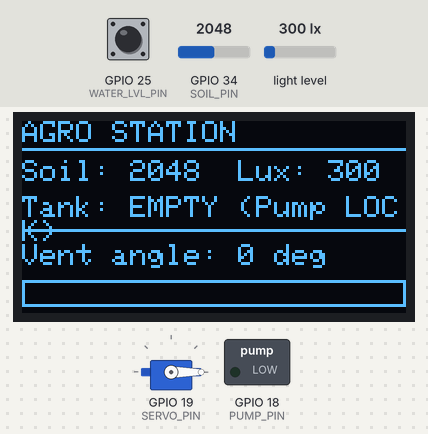
Bench run of a program on a simulated ESP32. Shown: 128×64 one-colour display, servo, switched loads named in the program (green lamp = pin HIGH). Wiring (inferred from the names in the program): servo: signal GPIO 19. The test bench sets the inputs (shaded band); at power-on: GPIO 25 (WATER_LVL_PIN) HIGH, light level 300 lx, GPIO 34 (SOIL_PIN) = 2048. Servo pulses on a pin are drawn as a servo (544–2400 µs = 0–180°); pins used as bus, display or sensor lines are not drawn; what the program prints to the serial monitor is not drawn.

Above: at 2.2 s.
2.3 s: GPIO 25 (WATER_LVL_PIN) pulled LOW for 0.3 s
At 2.7 s:
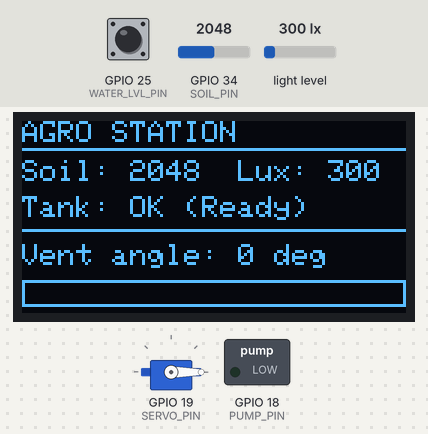
5.6 s: GPIO 25 (WATER_LVL_PIN) pulled LOW for 1 s
At 6.6 s:
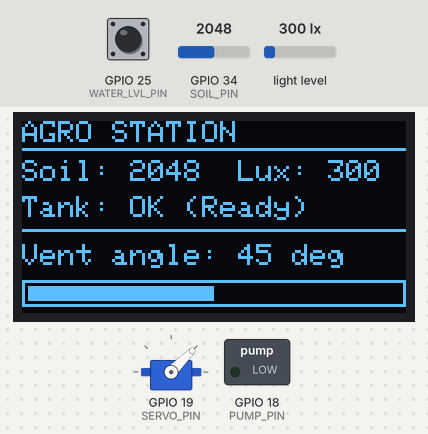
8.3 s: light level set to 40 lx
At 9.1 s:
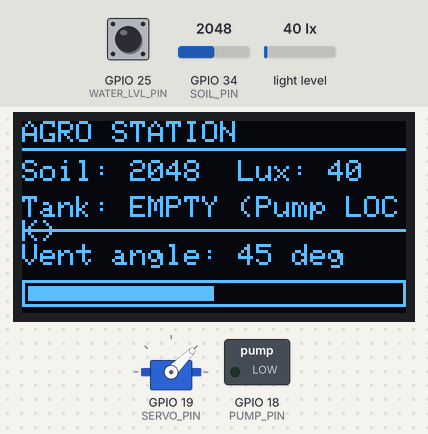
11.3 s: GPIO 25 (WATER_LVL_PIN) pulled LOW for 3.2 s
At 12.6 s:
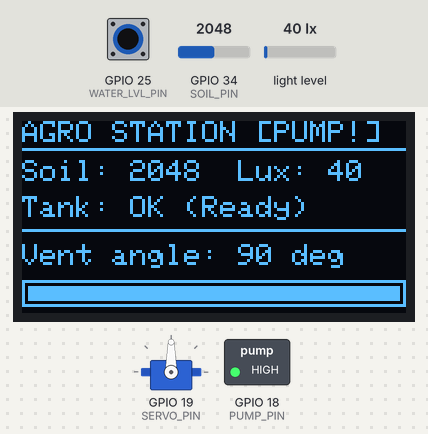
16.0 s: GPIO 34 (SOIL_PIN) set to 1460
At 16.9 s:
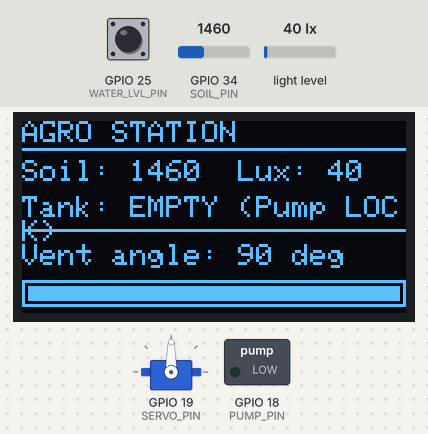
19.0 s: light level set to 500 lx
At 20.4 s:
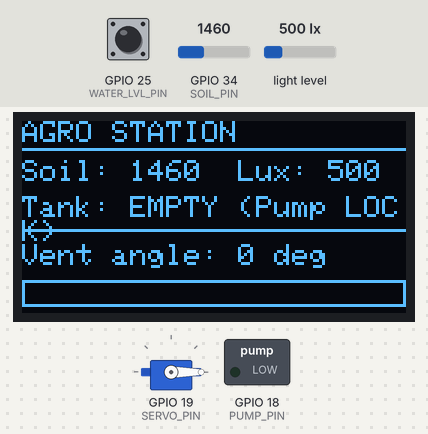
Timing chart, 0 to 22.0 s (numbered marks = the images above; inputs shaded):
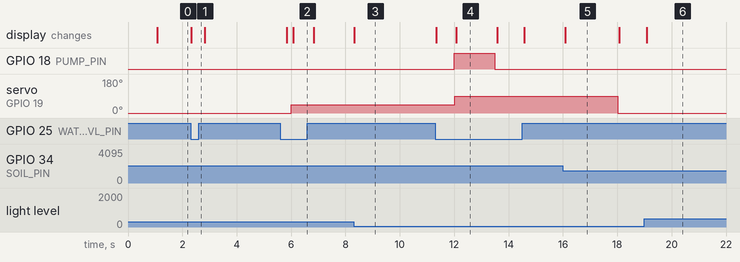

Measured:
- after the input at 2.3 s, the display: changes at once (image 1)
- after the input at 5.6 s, the display: first changes after 0.23 s (image 2 shows a later state)
- after the input at 8.3 s, the display: changes at once (image 3)
- after the input at 11.3 s, GPIO 18 (PUMP_PIN): LOW → HIGH after 0.70 s, → LOW 1.5 s later; the display: first changes at once (image 4 shows a later state)
- after the input at 16.0 s, the display: changes after 0.08 s (image 5)
- after the input at 19.0 s, the display: changes after 0.08 s (image 6)
- what the display in image 4 shows lasts 1.5 s, from 12.1 s to 13.6 s

The program:

main.cpp
```cpp
#include <Arduino.h>
#include <Wire.h>
#include <Adafruit_GFX.h>
#include <Adafruit_SSD1306.h>
#include <BH1750.h>

#define SCREEN_WIDTH 128
#define SCREEN_HEIGHT 64
#define OLED_RESET -1
#define SCREEN_ADDRESS 0x3C

// Пины подключенных модулей
#define SOIL_PIN 34      // Влажность почвы (ADC1)
#define WATER_LVL_PIN 25 // Поплавок (LOW = вода есть, HIGH = пусто)
#define SERVO_PIN 19     // Сервопривод SG90
#define PUMP_PIN 18      // Модуль D4184 (помпа)

Adafruit_SSD1306 display(SCREEN_WIDTH, SCREEN_HEIGHT, &Wire, OLED_RESET);
BH1750 lightMeter;

bool hasLightSensor = false;
int targetAngle = 0;
int soilValue = 0;
float luxValue = 0;
bool isTankEmpty = false;
bool isPumpActive = false;

unsigned long lastServoPulse = 0;
unsigned long lastDisplayUpdate = 0;
unsigned long lastCycleStep = 0;
unsigned long pumpStartTime = 0;

void sendServoPulse(int angle)
{
  int pulseWidthUs = map(angle, 0, 180, 550, 2400);
  digitalWrite(SERVO_PIN, HIGH);
  delayMicroseconds(pulseWidthUs);
  digitalWrite(SERVO_PIN, LOW);
}

void renderOLED()
{
  display.clearDisplay();
  display.setTextSize(1);
  display.setTextColor(SSD1306_WHITE);

  // Шапка
  display.setCursor(0, 0);
  display.print("AGRO STATION");
  if (isPumpActive)
  {
    display.print(" [PUMP!]");
  }
  display.drawLine(0, 9, 127, 9, SSD1306_WHITE);

  // 1. Почва и Свет
  display.setCursor(0, 13);
  display.print("Soil: ");
  display.print(soilValue);
  display.print("  Lux: ");
  if (hasLightSensor)
  {
    display.print((int)luxValue);
  }
  else
  {
    display.print("ERR");
  }

  // 2. Бак с водой
  display.setCursor(0, 25);
  display.print("Tank: ");
  if (isTankEmpty)
  {
    display.println("EMPTY (Pump LOCK)");
  }
  else
  {
    display.println("OK (Ready)");
  }

  display.drawLine(0, 36, 127, 36, SSD1306_WHITE);

  // 3. Форточка
  display.setCursor(0, 41);
  display.print("Vent angle: ");
  display.print(targetAngle);
  display.println(" deg");

  int barWidth = map(targetAngle, 0, 90, 0, 124);
  display.drawRect(0, 53, 128, 9, SSD1306_WHITE);
  display.fillRect(2, 55, barWidth, 5, SSD1306_WHITE);

  display.display();
}

void setup()
{
  Serial.begin(115200);

  pinMode(SOIL_PIN, INPUT);
  pinMode(WATER_LVL_PIN, INPUT_PULLUP);
  pinMode(SERVO_PIN, OUTPUT);
  pinMode(PUMP_PIN, OUTPUT);

  digitalWrite(SERVO_PIN, LOW);
  digitalWrite(PUMP_PIN, LOW);

  Wire.begin(21, 22);

  if (!display.begin(SSD1306_SWITCHCAPVCC, SCREEN_ADDRESS))
  {
    Serial.println("Ошибка инициализации OLED!");
    for (;;)
      ;
  }

  // Запуск BH1750 (стандартный адрес 0x23)
  if (lightMeter.begin(BH1750::CONTINUOUS_HIGH_RES_MODE, 0x23, &Wire))
  {
    hasLightSensor = true;
    Serial.println("BH1750 успешно запущен");
  }
  else
  {
    Serial.println("BH1750 не найден, проверьте SDA/SCL");
  }

  display.clearDisplay();
  display.setTextSize(1);
  display.setTextColor(SSD1306_WHITE);
  display.setCursor(16, 28);
  display.println("SYSTEM STARTING...");
  display.display();
  delay(1000);
}

void loop()
{
  unsigned long now = millis();

  // 1. Импульсы на сервопривод каждые 20 мс
  if (now - lastServoPulse >= 20)
  {
    lastServoPulse = now;
    sendServoPulse(targetAngle);
  }

  // 2. Автоматическое выключение помпы через 1.5 секунды после старта
  if (isPumpActive && (now - pumpStartTime >= 1500))
  {
    isPumpActive = false;
    digitalWrite(PUMP_PIN, LOW);
    Serial.println("Помпа остановлена");
  }

  // 3. Опрос датчиков и обновление дисплея каждые 250 мс
  if (now - lastDisplayUpdate >= 250)
  {
    lastDisplayUpdate = now;
    soilValue = analogRead(SOIL_PIN);
    isTankEmpty = (digitalRead(WATER_LVL_PIN) == HIGH);
    if (hasLightSensor)
    {
      luxValue = lightMeter.readLightLevel();
    }
    renderOLED();
  }

  // 4. Тестовый цикл каждые 6 секунд: смена угла форточки и короткий тест помпы
  if (now - lastCycleStep >= 6000)
  {
    lastCycleStep = now;

    if (targetAngle == 0)
    {
      targetAngle = 45;
    }
    else if (targetAngle == 45)
    {
      targetAngle = 90;
      // Включаем помпу на 1.5 сек, только если в баке есть вода
      if (!isTankEmpty)
      {
        isPumpActive = true;
        pumpStartTime = now;
        digitalWrite(PUMP_PIN, HIGH);
        Serial.println("Тестовый запуск помпы...");
      }
    }
    else
    {
      targetAngle = 0;
    }
  }
}
```
